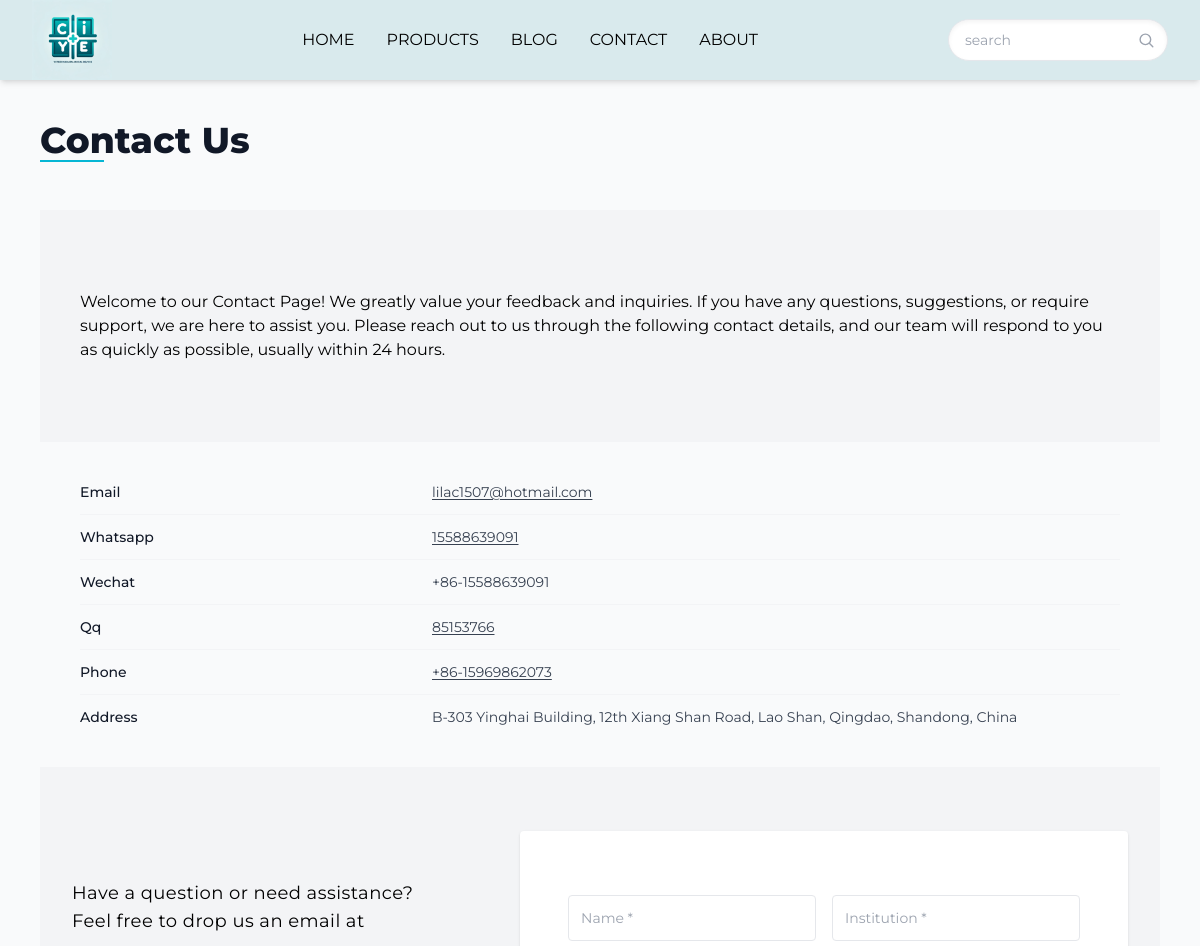
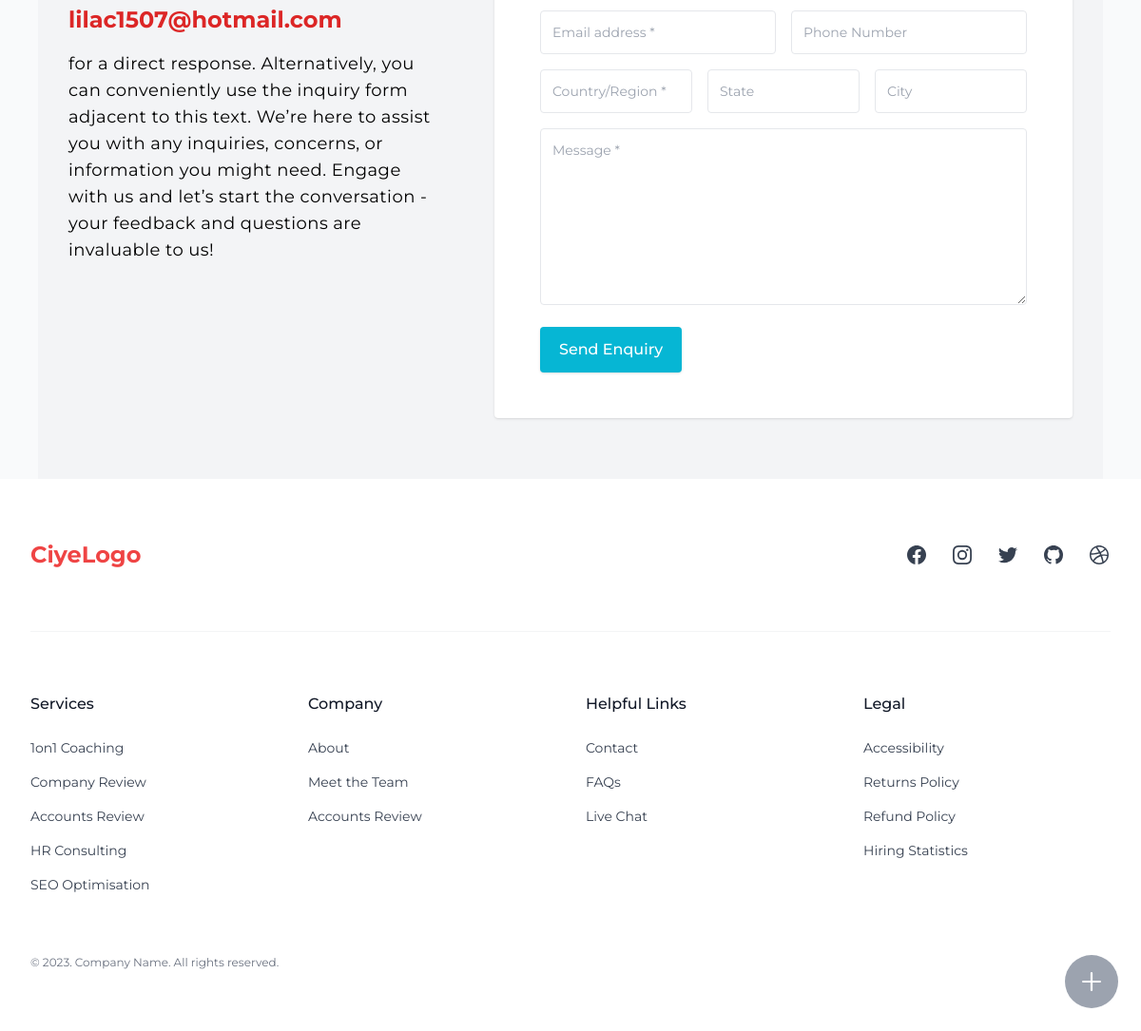
Page /contact/ on the committed database (2 pictures, top to bottom).
### pages/models.py (models this page shows, shortened)
class ContactInformation(BaseModel):
    name = models.CharField(max_length=50,null=True,blank=True,unique=True)
    info = models.CharField(max_length=100,null=True,blank=True)
    image = models.ImageField(upload_to='contact_information/images',null=True,blank=True)
    link_template = models.CharField(max_length=200, help_text="Use {{contact_info}} to insert contact info",null=True,blank=True)
    link = models.CharField(max_length=200,null=True,blank=True,editable=False)

### pages/views.py (the view)
# urls.py: path('contact/',views.contact,name='contact'),
def contact(request):
    context = global_context(request)
    context["csrf_token"] = get_token(request)
    if request.headers.get('HX-Request') == 'true':
        html = render_block_to_string('pages/contact.html', 'content', context)
        return HttpResponse(html)
    return render(request, 'pages/contact.html', context)

### pages/templates/pages/contact.html (shortened to what this page needs)
{% extends "base.html" %}
{% block content %}
  <div class="custom-container">
    {% with main_title="contact us" %}
    {% include "snippet/page-title.html" %}
    {% endwith %}
    <div class="p-10 py-20 bg-gray-100 ">
      Welcome to our Contact Page! We greatly value your feedback and inquiries. If you have any questions, suggestions, or require support, we are here to assist you. Please reach out to us through the following contact details, and our team will respond to you as quickly as possible, usually within 24 hours.
    </div>
    <div class="flow-root p-10">
      <dl class="-my-3 text-sm divide-y divide-gray-100">
        {% for name,c in contact.items %}
          <div class="grid grid-cols-1 gap-1 py-3 sm:grid-cols-3 sm:gap-4">
            <dt class="font-medium text-gray-900 capitalize">
              {{ c.name }}
            </dt>
            <dd class="text-gray-700 sm:col-span-2">
              {% if c.info and c.link %}
                <a href="{{ c.link }}"
                   class="underline hover:underline-offset-4 underline-offset-2">{{ c.info }}</a>
              {% else %}
                {{ c.info }}
              {% endif %}
            </dd>
          </div>
        {% endfor %}
      </dl>
    </div>
    {% include "form_handlers/inquiry.html" %}
  </div>
{% endblock content %}

### templates/base.html (shortened to what this page needs)
{% load static tailwind_tags %}
<!DOCTYPE html>
<html lang="en">
  <head>
    <link rel="stylesheet" href="{% static 'css/style.css' %}">
    <script src="https://cdn.tailwindcss.com"></script>
    {% tailwind_css %}
  </head>
  <body x-data="{openMobileNav:false}"
        x-on:close-mobile-nav="openMobileNav = false"
        class="bg-gray-50 font-montserrat">
    <header class="sticky top-0 z-50 w-full shadow-md fade-and-slide-in" x-cloak>
      <div class="flex items-center justify-between h-20 gap-3 px-8 py-2 bg-[#d9eaed] ">
        <a href="/" class="text-lg font-bold"><img class="h-20" src="{% static 'image\home\logo.png' %}" alt=""></a>
        <nav class="hidden lg:flex">
          {% include 'partial/nav-list.html' %}
        </nav>
        <div class="static block ">
          {% include 'search/partial/searchbar-header.html' %}
        </div>
      </div>
    </header>
    <div id="content">
      {% block content %}
      {% endblock content %}
    </div>
    {% include 'partial/button-contact.html' %}
    {% include 'partial/footer.html' %}
  </body>
</html>

### templates/partial/nav-list.html (shortened to what this page needs)
<ul class="flex flex-col gap-8 p-4 text-center uppercase lg:flex-row lg:p-0"
    x-cloak>
  <li class="inline-flex justify-start duration-500 rounded lg:py-2 ">
    <a class="text-left duration-500 border-transparent border-y-4 hover:border-b-red-500"
       href="{% url 'index' %}"
       hx-get="{% url "index" %}"
       hx-target="#content"
       hx-swap="innerHTML scroll:top"
       hx-push-url="true"
       data-scroll-to-top="true"
       hx-indicator="#progress-bar"
       x-on:click="openMobileNav=false">Home</a>
  </li>
  <li x-data="{openTab:false,showIcon:false}"
      @mouseleave.stop="openTab=false"
      class="relative duration-500 rounded lg:inline-flex">
    <div class="flex justify-between">
      <a href="/products/"
         hx-get="/products/"
         hx-target="#content"
         hx-swap="innerHTML"
         hx-push-url="true"
         data-scroll-to-top="true"
         hx-indicator="#progress-bar"
         class="group lg:py-2">
        <span class="items-center gap-1 duration-500 border-transparent border-y-4 hover:border-b-red-500 lg:inline-flex "
              @mouseenter.stop="openTab=true"
              x-on:click="$dispatch('close-mobile-nav')">
          Products
        </span>
      </a>
    </div>
  </li>
  <li x-data="{openTab:false,showIcon:false}"
      @mouseleave.stop="openTab=false"
      class="relative duration-500 rounded lg:inline-flex">
    <div class="flex justify-between">
      <a href="/blog/"
         hx-get="/blog/"
         hx-target="#content"
         hx-swap="innerHTML"
         hx-push-url="true"
         hx-indicator="#progress-bar"
         data-scroll-to-top="true"
         class="group lg:py-2">
        <span class="items-center gap-1 duration-500 border-transparent border-y-4 hover:border-b-red-500 lg:inline-flex "
              @mouseenter.stop="openTab=true"
              x-on:click="$dispatch('close-mobile-nav')">
          blog
        </span>
      </a>
    </div>
  </li>
  <li class="inline-flex justify-start duration-500 rounded lg:py-2 ">
    <a class="duration-500 border-transparent scroll-to-top border-y-4 hover:border-b-red-500"
       href="/contact/"
       hx-get="{% url "contact" %}"
       hx-target="#content"
       hx-swap="innerHTML"
       hx-push-url="true"
       data-scroll-to-top="true"
       hx-indicator="#progress-bar"
       x-on:click="openMobileNav=false">contact</a>
  </li>
  <li class="inline-flex justify-start duration-500 rounded lg:py-2 ">
    <a class="duration-500 border-transparent scroll-to-top border-y-4 hover:border-b-red-500 active:border-b-red-500"
       href="/about/"
       hx-get="{% url "about" %}"
       hx-target="#content"
       hx-swap="innerHTML"
       hx-push-url="true"
       data-scroll-to-top="true"
       hx-indicator="#progress-bar"
       x-on:click="openMobileNav=false">about</a>
  </li>
</ul>

### search/templates/search/partial/searchbar-header.html (shortened to what this page needs)
<form
  class="flex items-center max-w-[220px]  bg-white border shadow-inner rounded-full "
  x-data="{ preventEnter: function(event) { if(event.key === 'Enter') event.preventDefault(); } }"
  x-on:keydown="preventEnter"
>
  <input
    type="search"
    name="q"
    placeholder="search"
    autocomplete="off"
    class="flex-shrink w-full min-w-0 px-4 bg-transparent border-none focus:ring-0 placeholder:text-sm "
    hx-get="{% url 'search-all' %}"
    hx-target="#search-results"
    hx-swap="innerHTML"
    hx-boost="true"
    hx-trigger="input delay:500ms"
    hx-validate="go change"
    required
  />
  <svg
    xmlns="http://www.w3.org/2000/svg"
    fill="none"
    viewBox="0 0 24 24"
    stroke-width="2"
    stroke="currentColor"
    class="w-5 mr-3 text-gray-400"
  >
    <path
      stroke-linecap="round"
      stroke-linejoin="round"
      d="M21 21l-5.197-5.197m0 0A7.5 7.5 0 105.196 5.196a7.5 7.5 0 0010.607 10.607z"
    />
  </svg>
</form>

### templates/snippet/page-title.html
<header class="prose max-w-none">
  <h1 class="mt-10 capitalize ">
    {{ main_title }}
  </h1>
  <div class="-mt-8 custom-bar">
  </div>
</header>

### form_handlers/templates/form_handlers/inquiry.html (shortened to what this page needs)
<section class="bg-gray-100">
  <div class="px-4 py-16 custom-container sm:px-6 lg:px-8">
    <div class="grid grid-cols-1 gap-x-16 gap-y-8 lg:grid-cols-5">
      <div class="lg:col-span-2 lg:py-12">
        <p class="text-lg tracking-wide ">
          Have a question or need assistance? Feel free to drop us an email at
        </p>
        <div class="my-4">
          <a href="mailto:{{ contact.email.info }}"
             class="text-2xl font-bold text-red-600">
            {{ contact.email.info }}
          </a>
        </div>
        <p class="text-lg tracking-wide ">
          for a direct response. Alternatively, you can conveniently use the inquiry form adjacent to this text. We’re here to assist you with any inquiries, concerns, or information you might need. Engage with us and let’s start the conversation - your feedback and questions are invaluable to us!
        </p>
      </div>
      <div class="p-8 bg-white rounded shadow lg:col-span-3 lg:p-12">
        <form hx-post="{% url 'inquiry_create' %}"
              hx-on::after-request="this.reset()"
              hx-indicator="#submitting"
              hx-swap="outerHTML"
              class="space-y-4"
              hx-target="#submitted">
          {% load widget_tweaks %}
          <div class="grid grid-cols-1 gap-4 sm:grid-cols-2">
            <div>
              {% render_field inquiry_form.name class="w-full p-3 text-sm border-gray-200 rounded" placeholder="Name *" %}
            </div>
            <div>
              {% render_field inquiry_form.institution class="w-full p-3 text-sm border-gray-200 rounded" placeholder="Institution *" %}
            </div>
          </div>
          <div class="grid grid-cols-1 gap-4 sm:grid-cols-2">
            <div>
              {% render_field inquiry_form.email class="w-full p-3 text-sm border-gray-200 rounded" placeholder="Email address *"  id="email" %}
            </div>
            <div>
              {% render_field inquiry_form.phone class="w-full p-3 text-sm border-gray-200 rounded" placeholder="Phone Number" id="phone" %}
            </div>
          </div>
          <div class="grid grid-cols-1 gap-4 text-center sm:grid-cols-3">
            <div>
              {% render_field inquiry_form.country_region class="w-full p-3 text-sm border-gray-200 rounded" placeholder="Country/Region *" %}
            </div>
            <div>
              {% render_field inquiry_form.state class="w-full p-3 text-sm border-gray-200 rounded" placeholder="State" %}
            </div>
            <div>
              {% render_field inquiry_form.city class="w-full p-3 text-sm border-gray-200 rounded" placeholder="City" %}
            </div>
          </div>
          <div>
            {% render_field inquiry_form.message class="w-full p-3 text-sm border-gray-200 rounded" placeholder="Message *" rows="8" id="message" %}
          </div>
          <div class="flex flex-col flex-wrap items-center justify-between mt-4 sm:flex-row">
            <button type="submit"
                    class="relative w-full px-5 py-3 font-medium text-white rounded shadow  hover:underline hover:underline-offset-4 bg-cyan-500 sm:w-auto">
              Send Enquiry
            </button>
          </div>
        </form>
      </div>
    </div>
  </div>
</section>

### templates/partial/button-contact.html (shortened to what this page needs)
<section data-dial-init class="fixed flex right-6 bottom-6 group"
    x-data="{scaleWechat:false}">
    <button type="button"
            data-dial-toggle="speed-dial-menu-horizontal"
            aria-controls="speed-dial-menu-horizontal"
            aria-expanded="false"
            class="flex items-center justify-center text-white bg-gray-400 rounded-full w-14 h-14 hover:bg-gray-500 dark:bg-cyan-300 dark:hover:bg-blue-700 focus:ring-4 focus:ring-blue-300 focus:outline-none dark:focus:ring-blue-800">
        <svg class="w-5 h-5 transition-transform group-hover:rotate-45"
             aria-hidden="true"
             xmlns="http://www.w3.org/2000/svg"
             fill="none"
             viewBox="0 0 18 18">
            <path stroke="currentColor" stroke-linecap="round" stroke-linejoin="round" stroke-width="2" d="M9 1v16M1 9h16" />
        </svg>
    </button>
</section>

### templates/partial/footer.html (shortened to what this page needs)
<footer class="bg-white">
    <div
      class="mx-auto max-w-screen-xl space-y-8 px-4 py-16 sm:px-6 lg:space-y-16 lg:px-8"
    >
      <div class="sm:flex sm:items-center sm:justify-between">
        <div class="text-red-500 text-2xl font-bold">
          CiyeLogo
        </div>
        <ul class="mt-8 flex justify-start gap-6 sm:mt-0 sm:justify-end">
          <li>
            <a
              href="/"
              rel="noreferrer"
              target="_blank"
              class="text-gray-700 transition hover:opacity-75"
            >
            </a>
          </li>
          <li>
            <a
              href="/"
              rel="noreferrer"
              target="_blank"
              class="text-gray-700 transition hover:opacity-75"
            >
            </a>
          </li>
          <li>
            <a
              href="/"
              rel="noreferrer"
              target="_blank"
              class="text-gray-700 transition hover:opacity-75"
            >
            </a>
          </li>
          <li>
            <a
              href="/"
              rel="noreferrer"
              target="_blank"
              class="text-gray-700 transition hover:opacity-75"
            >
            </a>
          </li>
          <li>
            <a
              href="/"
              rel="noreferrer"
              target="_blank"
              class="text-gray-700 transition hover:opacity-75"
            >
            </a>
          </li>
        </ul>
      </div>
      <div
        class="grid grid-cols-1 gap-8 border-t border-gray-100 pt-8 sm:grid-cols-2 lg:grid-cols-4 lg:pt-16"
      >
        <div>
          <p class="font-medium text-gray-900">Services</p>
          <ul class="mt-6 space-y-4 text-sm">
            <li>
              <a href="#" class="text-gray-700 transition hover:opacity-75">
                1on1 Coaching
              </a>
            </li>
            <li>
              <a href="#" class="text-gray-700 transition hover:opacity-75">
                Company Review
              </a>
            </li>
            <li>
              <a href="#" class="text-gray-700 transition hover:opacity-75">
                Accounts Review
              </a>
            </li>
            <li>
              <a href="#" class="text-gray-700 transition hover:opacity-75">
                HR Consulting
              </a>
            </li>
            <li>
              <a href="#" class="text-gray-700 transition hover:opacity-75">
                SEO Optimisation
              </a>
            </li>
          </ul>
        </div>
        <div>
          <p class="font-medium text-gray-900">Company</p>
          <ul class="mt-6 space-y-4 text-sm">
            <li>
              <a href="#" class="text-gray-700 transition hover:opacity-75">
                About
              </a>
            </li>
            <li>
              <a href="#" class="text-gray-700 transition hover:opacity-75">
                Meet the Team
              </a>
            </li>
            <li>
              <a href="#" class="text-gray-700 transition hover:opacity-75">
                Accounts Review
              </a>
            </li>
          </ul>
        </div>
        <div>
          <p class="font-medium text-gray-900">Helpful Links</p>
          <ul class="mt-6 space-y-4 text-sm">
            <li>
              <a href="#" class="text-gray-700 transition hover:opacity-75">
                Contact
              </a>
            </li>
            <li>
              <a href="#" class="text-gray-700 transition hover:opacity-75">
                FAQs
              </a>
            </li>
            <li>
              <a href="#" class="text-gray-700 transition hover:opacity-75">
                Live Chat
              </a>
            </li>
          </ul>
        </div>
        <div>
          <p class="font-medium text-gray-900">Legal</p>
          <ul class="mt-6 space-y-4 text-sm">
            <li>
              <a href="#" class="text-gray-700 transition hover:opacity-75">
                Accessibility
              </a>
            </li>
            <li>
              <a href="#" class="text-gray-700 transition hover:opacity-75">
                Returns Policy
              </a>
            </li>
            <li>
              <a href="#" class="text-gray-700 transition hover:opacity-75">
                Refund Policy
              </a>
            </li>
            <li>
              <a href="#" class="text-gray-700 transition hover:opacity-75">
                Hiring Statistics
              </a>
            </li>
          </ul>
        </div>
      </div>
      <p class="text-xs text-gray-500">
        &copy; 2023. Company Name. All rights reserved.
      </p>
    </div>
  </footer>

### rows in the picture
ContactInformation: name "Email", info "lilac1507@hotmail.com", email.info "lilac1507@hotmail.com"
ContactInformation: name "Whatsapp", info "15588639091"
ContactInformation: name "Wechat", info "+86-15588639091"
ContactInformation: name "Qq", info "85153766"
ContactInformation: name "Phone", info "+86-15969862073"
ContactInformation: name "Address", info "B-303 Yinghai Building, 12th Xiang Shan Road, Lao Shan, Qingdao, Shandong, China"

### other values in the picture
{{ main_title }} "Contact Us"
